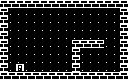

A level layout from a 2D game, rendered from its tile map. Below: a short description, then the map file with its tile-grid data intact:
An orthogonal 16x10 tile map with 8x8 px tiles, 1 tile layer (Ground) and 4 objects (InteriorArrival, InteriorExit, CastleGuardPost).

<map version="1.10" tiledversion="1.11.2" orientation="orthogonal" renderorder="right-down" width="16" height="10" tilewidth="8" tileheight="8" infinite="0" nextobjectid="102" nextlayerid="3">
 <properties>
  <property name="area_id" value="2" type="int" />
  <property name="symbol" value="INTERIOR" type="string" />
  <property name="spawn" value="InteriorArrival" />
 </properties>
 <tileset firstgid="1" source="../tilesets/world.tsx" />
 <layer id="1" name="Ground" width="16" height="10">
  <data encoding="csv">
2,2,2,2,2,2,2,2,2,2,2,2,2,2,2,2,
2,1,1,1,1,1,1,1,1,1,1,1,1,1,1,2,
2,1,1,1,1,1,1,1,1,1,1,1,1,1,1,2,
2,1,1,1,1,1,1,1,1,1,1,1,1,1,1,2,
2,1,1,1,1,1,1,1,1,1,1,1,1,1,1,2,
2,1,1,1,1,1,1,1,1,2,2,2,2,1,1,2,
2,1,1,1,1,1,1,1,1,2,1,1,1,1,1,2,
2,1,1,1,1,1,1,1,1,2,1,1,1,1,1,2,
2,1,4,1,1,1,1,1,1,2,1,1,1,1,1,2,
2,2,2,2,2,2,2,2,2,2,2,2,2,2,2,2
</data>
 </layer>
 <objectgroup id="2" name="Logic">
  <object id="1" name="InteriorArrival" x="20" y="60" width="0" height="0">
   <point />
  </object>
  <object id="2" name="InteriorExit" x="20" y="68" width="0" height="0">
   <point />
   <properties>
    <property name="handler" value="update_interior_exit" />
   </properties>
  </object>
  <object x="52" y="36" id="100">
   <properties>
    <property name="handler" value="update_lantern" />
   </properties>
   <point />
  </object>
  <object name="CastleGuardPost" x="100" y="20" id="101">
   <point />
   <properties>
    <property name="handler" value="update_castle_guard" />
   </properties>
  </object>
 </objectgroup>
</map>
